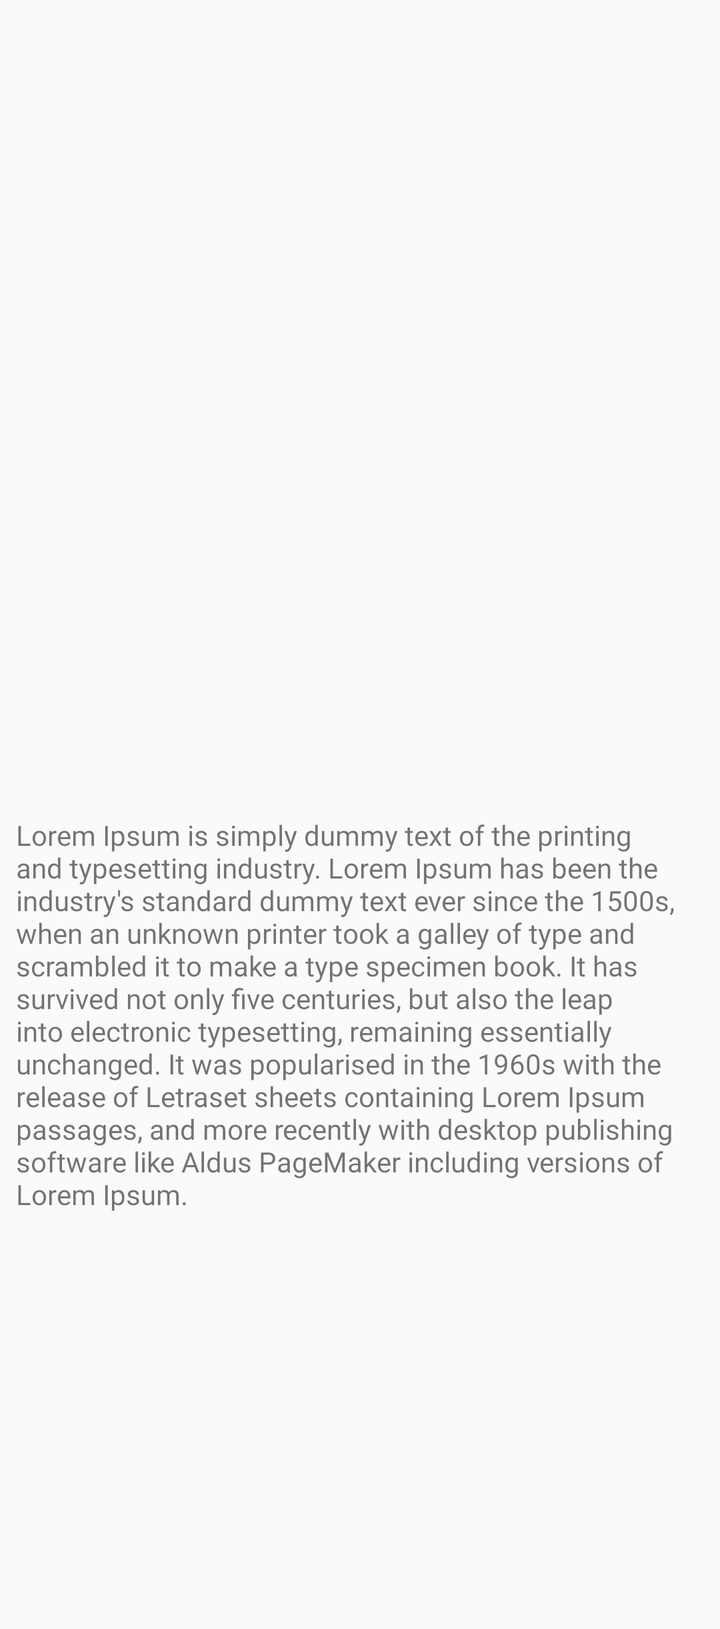
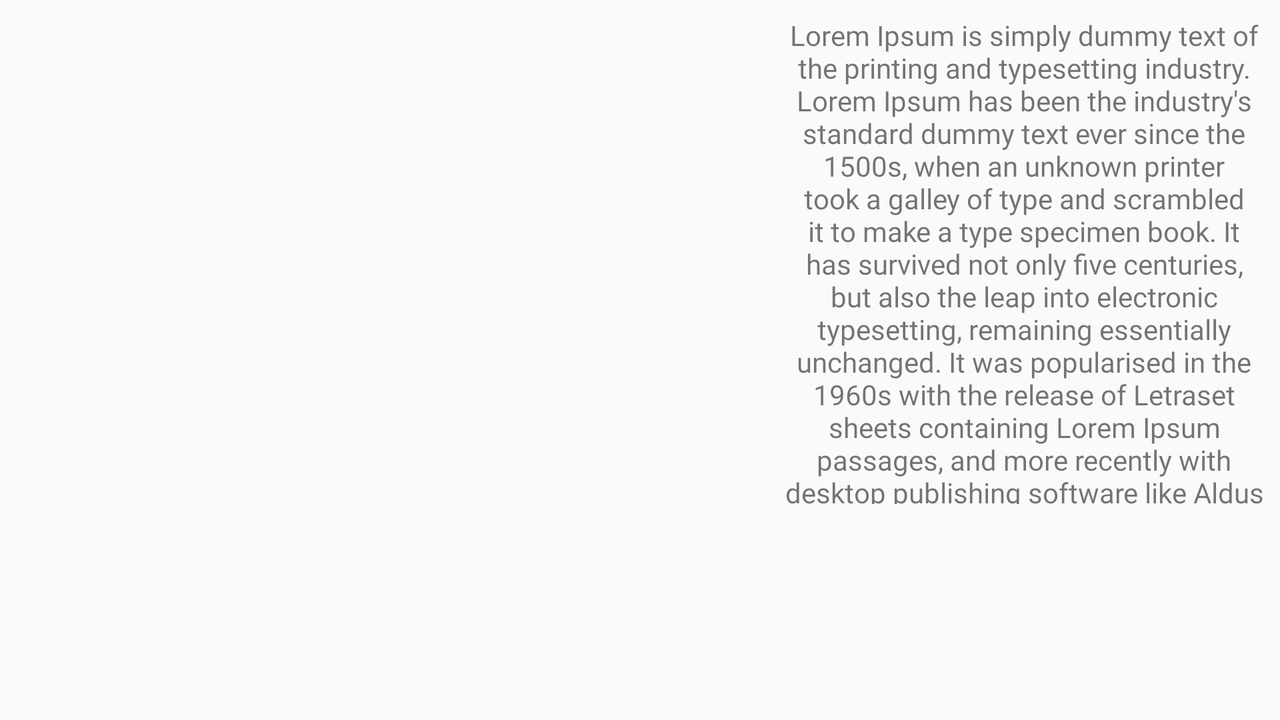

Two renders of one Android screen. The first uses the default layout on a phone; the second uses the alternative layout the repository ships for a different screen configuration, on a matching device. The two XML files are below.
<!-- AndroidManifest.xml: application theme AppTheme -->
<!-- res/layout/content_detail_screen.xml -->
<?xml version="1.0" encoding="utf-8"?>
<ScrollView xmlns:android="http://schemas.android.com/apk/res/android"
    xmlns:app="http://schemas.android.com/apk/res-auto"
    xmlns:tools="http://schemas.android.com/tools"
    android:layout_width="match_parent"
    android:layout_height="match_parent">

    <androidx.constraintlayout.widget.ConstraintLayout
        android:id="@+id/main_container"
        android:layout_width="match_parent"
        android:layout_height="wrap_content">

        <ImageView
            android:id="@+id/ivDetailCharacter"
            android:layout_width="0dp"
            android:layout_height="0dp"
            app:layout_constraintBottom_toTopOf="@+id/iv_guideline"
            app:layout_constraintEnd_toEndOf="parent"
            app:layout_constraintStart_toStartOf="parent"
            app:layout_constraintTop_toTopOf="parent"
            android:src="@mipmap/ic_launcher"
            tools:srcCompat="@tools:sample/avatars" />

        <androidx.constraintlayout.widget.Guideline
            android:id="@+id/iv_guideline"
            android:layout_width="wrap_content"
            android:layout_height="wrap_content"
            android:orientation="horizontal"
            app:layout_constraintGuide_begin="@dimen/detail_iv_height" />

        <TextView
            android:id="@+id/txtDetailDescription"
            android:layout_width="0dp"
            android:layout_height="wrap_content"
            android:layout_marginStart="8dp"
            android:layout_marginTop="8dp"
            android:layout_marginEnd="8dp"
            android:textSize="@dimen/detail_description_text_size"
            app:layout_constraintEnd_toEndOf="parent"
            app:layout_constraintStart_toStartOf="parent"
            app:layout_constraintTop_toBottomOf="@+id/iv_guideline"
            app:layout_constraintVertical_chainStyle="spread"
            app:layout_constraintVertical_weight="1"
            tools:text="Lorem Ipsum is simply dummy text of the printing and typesetting industry. Lorem Ipsum has been the industry's standard dummy text ever since the 1500s, when an unknown printer took a galley of type and scrambled it to make a type specimen book. It has survived not only five centuries, but also the leap into electronic typesetting, remaining essentially unchanged. It was popularised in the 1960s with the release of Letraset sheets containing Lorem Ipsum passages, and more recently with desktop publishing software like Aldus PageMaker including versions of Lorem Ipsum."/>

        <androidx.recyclerview.widget.RecyclerView
            android:id="@+id/rvComicsData"
            android:layout_width="0dp"
            android:layout_height="@dimen/item_comic_iv_height"
            android:layout_marginStart="8dp"
            android:layout_marginEnd="8dp"
            android:layout_marginTop="8dp"
            android:layout_marginBottom="8dp"
            app:layout_constraintTop_toBottomOf="@id/txtDetailDescription"
            app:layout_constraintEnd_toEndOf="parent"
            app:layout_constraintStart_toStartOf="parent"
            app:layout_constraintVertical_chainStyle="spread"
            tools:itemCount="@integer/comics_per_request"
            tools:layoutManager="androidx.recyclerview.widget.LinearLayoutManager"
            tools:listitem="@layout/item_comic"
            tools:orientation="horizontal"/>

    </androidx.constraintlayout.widget.ConstraintLayout>

</ScrollView>
<!-- res/layout/item_comic.xml (included above) -->
<?xml version="1.0" encoding="utf-8"?>
<androidx.constraintlayout.widget.ConstraintLayout xmlns:android="http://schemas.android.com/apk/res/android"
    xmlns:app="http://schemas.android.com/apk/res-auto"
    xmlns:tools="http://schemas.android.com/tools"
    android:orientation="vertical"
    android:layout_marginEnd="@dimen/item_comic_margin_side"
    android:layout_width="@dimen/item_comic_iv_width"
    android:layout_height="match_parent">

    <androidx.constraintlayout.widget.Guideline
        android:id="@+id/guideline"
        android:layout_width="wrap_content"
        android:layout_height="wrap_content"
        android:orientation="horizontal"
        app:layout_constraintGuide_percent="0.8" />

    <ImageView
        android:id="@+id/ivComicImage"
        android:layout_width="0dp"
        android:layout_height="0dp"
        android:scaleType="fitCenter"
        android:src="@mipmap/ic_launcher"
        app:layout_constraintBottom_toBottomOf="parent"
        app:layout_constraintEnd_toEndOf="parent"
        app:layout_constraintStart_toStartOf="parent"
        app:layout_constraintTop_toTopOf="parent"
        tools:srcCompat="@tools:sample/avatars"/>

    <TextView
        android:id="@+id/txtComicName"
        android:layout_width="0dp"
        android:layout_height="0dp"
        android:background="@color/colorTransparentItem"
        android:ellipsize="end"
        android:gravity="center"
        android:lines="1"
        android:paddingStart="@dimen/card_item_margin_sides"
        android:paddingEnd="@dimen/card_item_margin_sides"
        android:textColor="@color/textColorPrimary"
        android:textSize="@dimen/item_comic_name_text_size"
        app:layout_constraintVertical_bias="1"
        app:layout_constraintTop_toTopOf="@id/guideline"
        app:layout_constraintBottom_toBottomOf="parent"
        app:layout_constraintStart_toStartOf="parent"
        app:layout_constraintEnd_toEndOf="parent"
        tools:text="Super Hero" />

</androidx.constraintlayout.widget.ConstraintLayout>
<!-- resources referenced by this layout -->
<resources>
  <color name="colorTransparentItem">#5C000000</color>
  <color name="textColorPrimary">#e6e1e1</color>
  <dimen name="card_item_margin_sides">8dp</dimen>
  <dimen name="detail_description_text_size">14sp</dimen>
  <dimen name="detail_iv_height">400dp</dimen>
  <dimen name="item_comic_iv_height">200dp</dimen>
  <dimen name="item_comic_iv_width">150dp</dimen>
  <dimen name="item_comic_margin_side">4dp</dimen>
  <dimen name="item_comic_name_text_size">16sp</dimen>
  <integer name="comics_per_request">20</integer>
  <style name="AppTheme" parent="Theme.AppCompat.Light.DarkActionBar">
          
          <item name="colorPrimary">@color/colorPrimary</item>
          <item name="colorPrimaryDark">@color/colorPrimaryDark</item>
          <item name="colorAccent">@color/colorAccent</item>
          <item name="android:fontFamily">@font/jost_font</item>
      </style>
  <color name="colorPrimary">#008577</color>
  <color name="colorPrimaryDark">#00574B</color>
  <color name="colorAccent">#D81B60</color>
</resources>
<!-- res/layout-land/content_detail_screen.xml (the repository's variant of the layout above) -->
<!-- drawn on the phone turned sideways -->
<?xml version="1.0" encoding="utf-8"?>
<androidx.constraintlayout.widget.ConstraintLayout xmlns:android="http://schemas.android.com/apk/res/android"
    xmlns:app="http://schemas.android.com/apk/res-auto"
    xmlns:tools="http://schemas.android.com/tools"
    android:layout_width="match_parent"
    android:layout_height="match_parent">

    <androidx.constraintlayout.widget.Guideline
        android:id="@+id/guidelineRV"
        android:layout_width="wrap_content"
        android:layout_height="wrap_content"
        android:orientation="horizontal"
        app:layout_constraintGuide_percent="0.70" />

    <androidx.recyclerview.widget.RecyclerView
        android:id="@+id/rvComicsData"
        android:layout_width="0dp"
        android:layout_height="0dp"
        android:layout_marginStart="8dp"
        android:layout_marginEnd="8dp"
        android:layout_marginBottom="8dp"
        app:layout_constraintBottom_toBottomOf="parent"
        app:layout_constraintEnd_toEndOf="parent"
        app:layout_constraintStart_toStartOf="parent"
        app:layout_constraintTop_toTopOf="@+id/guidelineRV"
        app:layout_constraintVertical_bias="1"
        tools:itemCount="@integer/comics_per_request"
        tools:layoutManager="androidx.recyclerview.widget.LinearLayoutManager"
        tools:listitem="@layout/item_comic"
        tools:orientation="horizontal" />

    <androidx.constraintlayout.widget.Guideline
        android:id="@+id/guideline"
        android:layout_width="wrap_content"
        android:layout_height="wrap_content"
        android:orientation="vertical"
        app:layout_constraintGuide_percent="0.6" />

    <ImageView
        android:id="@+id/ivDetailCharacter"
        android:layout_width="0dp"
        android:layout_height="0dp"
        android:layout_margin="8dp"
        android:src="@mipmap/ic_launcher"
        app:layout_constraintBottom_toTopOf="@id/rvComicsData"
        app:layout_constraintEnd_toStartOf="@+id/guideline"
        app:layout_constraintStart_toStartOf="parent"
        app:layout_constraintTop_toTopOf="parent"
        tools:srcCompat="@tools:sample/avatars" />

    <TextView
        android:id="@+id/txtDetailDescription"
        android:gravity="center"
        android:layout_width="0dp"
        android:layout_height="0dp"
        android:layout_marginStart="8dp"
        android:layout_marginTop="8dp"
        android:layout_marginEnd="8dp"
        android:textSize="@dimen/detail_description_text_size"
        app:layout_constraintEnd_toEndOf="parent"
        app:layout_constraintStart_toEndOf="@id/guideline"
        app:layout_constraintTop_toTopOf="parent"
        app:layout_constraintBottom_toTopOf="@id/rvComicsData"
        tools:text="Lorem Ipsum is simply dummy text of the printing and typesetting industry. Lorem Ipsum has been the industry's standard dummy text ever since the 1500s, when an unknown printer took a galley of type and scrambled it to make a type specimen book. It has survived not only five centuries, but also the leap into electronic typesetting, remaining essentially unchanged. It was popularised in the 1960s with the release of Letraset sheets containing Lorem Ipsum passages, and more recently with desktop publishing software like Aldus PageMaker including versions of Lorem Ipsum." />



</androidx.constraintlayout.widget.ConstraintLayout>
<!-- resources referenced by the variant -->
<!-- as the phone turned sideways resolves them -->
<resources>
  <color name="colorTransparentItem">#5C000000</color>
  <color name="textColorPrimary">#e6e1e1</color>
  <dimen name="card_item_margin_sides">8dp</dimen>
  <dimen name="detail_description_text_size">14sp</dimen>
  <!-- from res/values-land/ -->
  <dimen name="item_comic_iv_width">120dp</dimen>
  <dimen name="item_comic_margin_side">4dp</dimen>
  <dimen name="item_comic_name_text_size">16sp</dimen>
  <integer name="comics_per_request">20</integer>
  <style name="AppTheme" parent="Theme.AppCompat.Light.DarkActionBar">
          
          <item name="colorPrimary">@color/colorPrimary</item>
          <item name="colorPrimaryDark">@color/colorPrimaryDark</item>
          <item name="colorAccent">@color/colorAccent</item>
          <item name="android:fontFamily">@font/jost_font</item>
      </style>
  <color name="colorPrimary">#008577</color>
  <color name="colorPrimaryDark">#00574B</color>
  <color name="colorAccent">#D81B60</color>
</resources>
